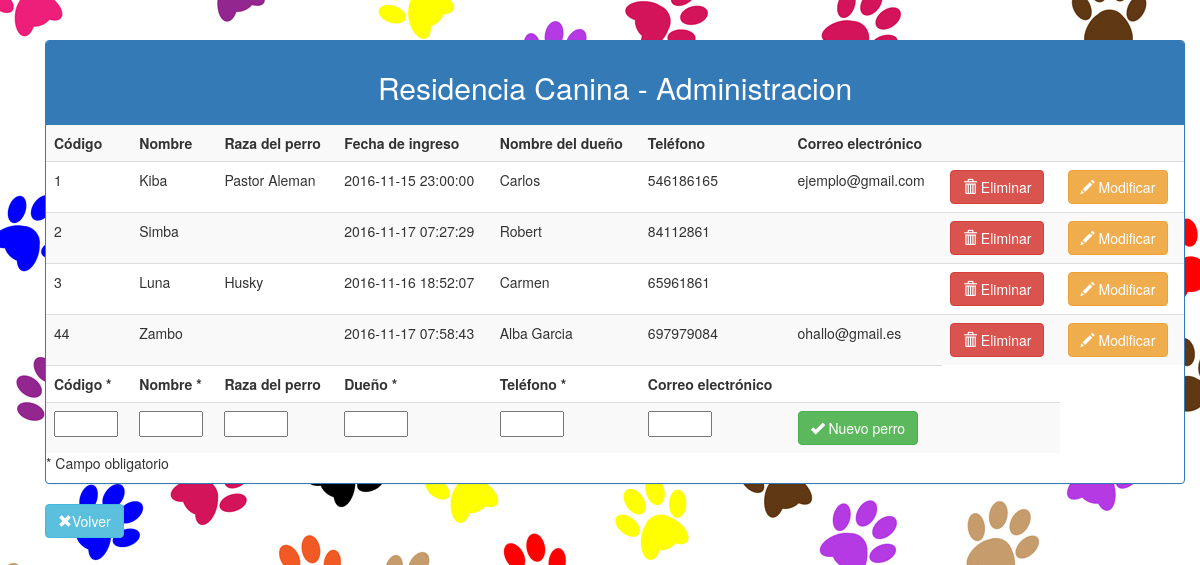
Screenshot of /pagina.php?trabajo=administracion (signed in) with the database file from the repository.
### tables this page shows
CREATE TABLE `perros` (
  `codigo` int(10) NOT NULL,
  `nombre` varchar(30) NOT NULL,
  `raza` varchar(50) DEFAULT NULL,
  `fecha` timestamp NOT NULL DEFAULT CURRENT_TIMESTAMP,
  `dueño` varchar(50) NOT NULL,
  `telefono` int(15) NOT NULL,
  `correo` varchar(50) DEFAULT NULL
);

### administracion.php (the view, shortened to what this page needs)
<div class="container">
			<br><br>
    <div class="panel panel-primary">
    <div class="panel-heading text-center"><h2>Residencia Canina - Administracion</h2></div>
<?php
  $conexion = new PDO("mysql:host=localhost;dbname=residenciacanina;charset=utf8", "root", "root");
  $consulta = $conexion->query("SELECT codigo, nombre, raza, fecha, dueño, telefono, correo FROM perros");
  ?>
<?php
  if ($_SESSION['logueado']) {
   ?>
  <table  class="table table-striped">
    <tr>
      <th>Código</th>
      <th>Nombre</th>
      <th>Raza del perro</th>
      <th>Fecha de ingreso</th>
      <th>Nombre del dueño</th>
      <th>Teléfono</th>
      <th>Correo electrónico</th>
      <th></th>
      <th></th>
    </tr>
  <?php
    while ($perros = $consulta->fetchObject()) {
      ?>
      <tr>
      <td><?=$perros->codigo?></td>
      <td><?=$perros->nombre?></td>
      <td><?=$perros->raza?></td>
      <td><?=$perros->fecha?></td>
      <td><?=$perros->dueño?></td>
      <td><?=$perros->telefono?></td>
      <td><?=$perros->correo?></td>
      <td>
        <form action="pagina.php" method="post">
          <button type="submit" class="btn btn-danger">
          <span class="glyphicon glyphicon-trash"></span> Eliminar
          </button>
        </form>
      </td>
      <td>
        <form action="pagina.php" method="post">
          <button type="submit" class="btn btn-warning">
          <span class="glyphicon glyphicon-pencil"></span> Modificar
          </button>
        </form>
      </td>
      </tr>
      <?php
    }
    ?>
    <form action="pagina.php" method="post">
      <tr>
          <td><strong>Código *</strong></td>
          <td><strong>Nombre *</strong></td>
          <td><strong>Raza del perro</strong></td>
          <td><strong>Dueño *</strong></td>
          <td><strong>Teléfono *</strong></td>
          <td><strong>Correo electrónico</strong></td>
          <td></td>
      </tr>
      <tr>
      <td><input type="text" name="codigo" size="5"></td>
      <td><input type="text" name="nombre"size="5"></td>
      <td><input type="text" name="raza"size="5"></td>
      <td><input type="text" name="dueño" size="5"></td>
      <td><input type="text" name="telefono"  size="5"></td>
      <td><input type="text" name="correo"  size="5"></td>
      <td colspan="2">
        <button type="submit" class="btn btn-success">
        <span class="glyphicon glyphicon-ok"></span> Nuevo perro
        </button>
      </td>
    </tr>
    </form>
  </table>
    <p>* Campo obligatorio</p>
 </div>
<?php
  }
  ?>
<a class="btn btn-info" href="pagina.php?trabajo=index" role="button">
     <span class="glyphicon glyphicon-remove"></span>Volver
 </a>

### pagina.php (shortened to what this page needs)
<!DOCTYPE html>
<html>
  <head>
    <link href="css/bootstrap.min.css" rel="stylesheet">
  </head>
  <body>
    <div class="container">
        <?php
          include $_REQUEST['trabajo'].'.php';
        ?>
  </body>
</html>

### pagina.php (style rules this page uses)
body { background-image: url("huella.jpg"); }

### rows the page displays
perros: codigo "1", nombre "Kiba", raza "Pastor Aleman", fecha "2016-11-15 23:00:00", dueño "Carlos", telefono "546186165", correo "ejemplo@gmail.com"
perros: codigo "2", nombre "Simba", fecha "2016-11-17 07:27:29", dueño "Robert", telefono "84112861"
perros: codigo "3", nombre "Luna", raza "Husky", fecha "2016-11-16 18:52:07", dueño "Carmen", telefono "65961861"
perros: codigo "44", nombre "Zambo", fecha "2016-11-17 07:58:43", dueño "Alba Garcia", telefono "697979084", correo "ohallo@gmail.es"
